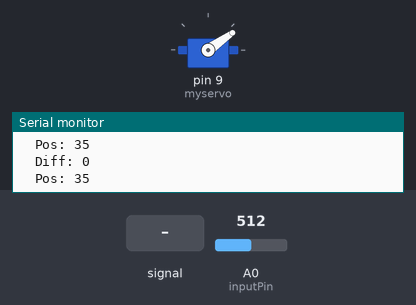
Bench run of a sketch on a simulated Arduino Uno, built with avr-gcc and run on an emulated ATmega328P. On the bench: servo, the last lines printed to the serial monitor. The test bench sets the inputs (shaded band); at power-on: A0 (inputPin) = 512.

Above: at 1.2 s.
1.3 s: A0 (inputPin) fed a 200 Hz sine of ±81 counts around its level
At 3.3 s:
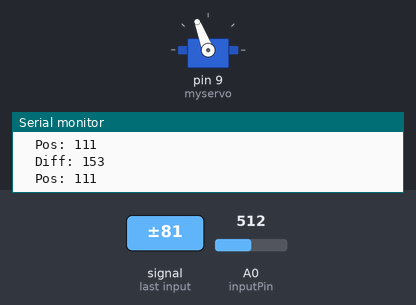
4.3 s: A0 (inputPin) set to 716
At 4.49 s:
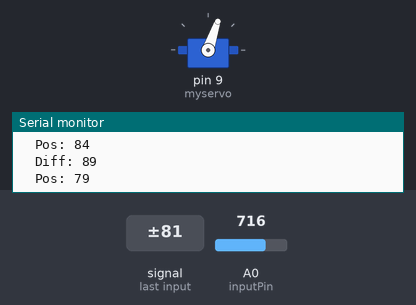
Timing chart, 0 to 7.3 s (numbered marks = the images above; inputs shaded):
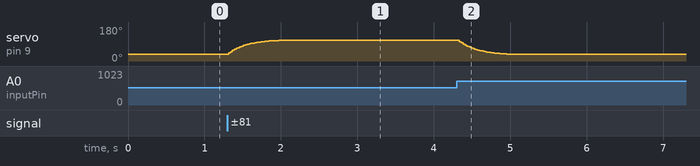

The sketch:

hoberman.ino
```cpp
/*
Electret Micropone Amplifier code from: http://electropit.com/index.php/2015/12/20/fc-109-max9812-microphone-amplifier-module/

*/


#include <Servo.h>

/////Servo Setup//////

Servo myservo;

int servo_lower_bound = 35;
int servo_upper_bound = 135;


//////Microphone Setup/////////
// selecting the analog input pin
const int inputPin = A0;
// size of the window
const int inputWindow = 100;
// placeholder for a single measurement
unsigned int inputSample;

int audio_lower_bound = 0;
int audio_upper_bound = 200;

int diff = 0;

void setup() {
  // initializing the analog input
  pinMode(inputPin, INPUT);
  // initializing the serial communication
  Serial.begin(9600);
  myservo.attach(9);
//  myservo.write(servo_lower_bound);
}

void loop() {

  // two variables for minimum and maximum values in window
  unsigned int inputMax = 0;
  unsigned int inputMin = 1024;

  // loop for the window
  for (unsigned int i = 0; i < inputWindow; i++) {
    // read in a single value
    inputSample = analogRead(inputPin);
    // get the minimum and maximum value
    inputMin = min(inputMin, inputSample);
    inputMax = max(inputMax, inputSample);
  }

    diff = diff * 0.9 + (inputMax - inputMin) * 0.1;
//    diff = (inputMax - inputMin);

  // send the values on serial
  Serial.print("  Diff: ");
  Serial.print(diff);
  Serial.println();


  int pos = map(diff, audio_lower_bound, audio_upper_bound, servo_lower_bound, servo_upper_bound);

  Serial.print("  Pos: ");
  Serial.println(pos);

  myservo.write(pos);
}
```

Measured:
- after the input at 1.3 s, servo on pin 9 (myservo): moves from 35° to 111° over 0.76 s, starting at once
- after the input at 4.3 s, servo on pin 9 (myservo): moves from 111° to 35° over 0.71 s, starting at once
